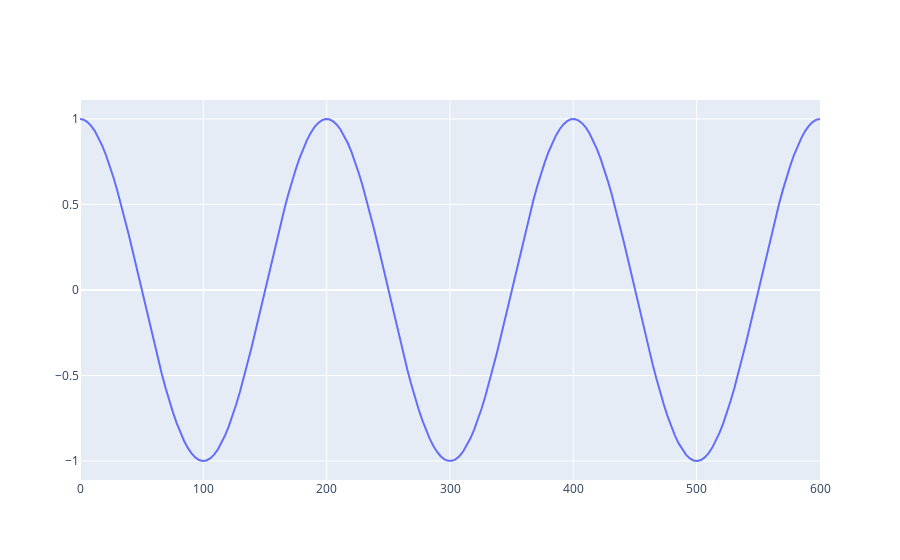

The notebook cell saved with this chart:
### Markdown cell above
Quickly visualize this function:

### Code cell
import plotly.graph_objects as go

N = 200
d = 3
t = np.linspace(0, d * N, N)
fig = go.Figure()
fig.add_trace(go.Scatter(x=t, y=cos_wave(t), mode="lines", name="cos"))
fig.show()

### Figure 1 — Plotly figure (JSON) as saved in the notebook; plotly's stock layout.template omitted (floating-point values rounded to 4 significant figures; data arrays with more than 128 entries replaced by an {"elided": "..."} marker saying what was removed)
{"data": [{"mode": "lines", "name": "cos", "type": "scatter", "x": {"elided": "200 float values"}, "y": {"elided": "200 float values"}}], "layout": {}}
